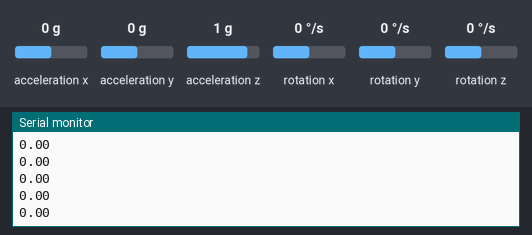
Recording of a sketch running on a simulated Arduino Uno, built with avr-gcc and run on an emulated ATmega328P. On the bench: the last lines printed to the serial monitor. The inputs (shaded band) are chosen by the test bench; at power-on: rotation z 0 °/s, acceleration x 0 g, acceleration y 0 g, acceleration z 1 g, rotation x 0 °/s, rotation y 0 °/s.

Above: at 1.2 s.
1.3 s: rotation z set to -192 °/s
At 2.3 s:
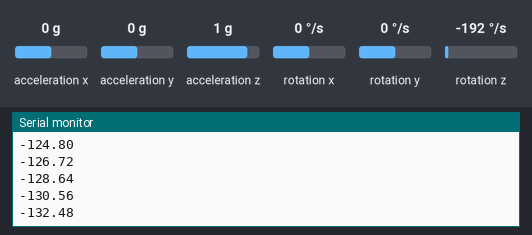
2.8 s: rotation z set to -100 °/s
At 3.3 s:
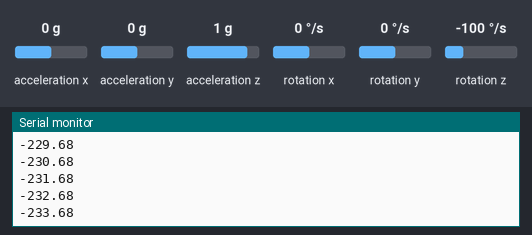
Timing chart, 0 to 5.8 s (numbered marks = the images above; inputs shaded):
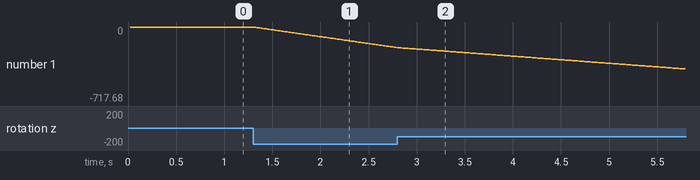

The sketch:

Accelerometer.ino
```cpp
//Deliverable 2 MPU6050 code test
//Simplified using some peer review for the most basic and reliable system

#include <MPU6050.h>

//Constants
const double minimumReading = -32768; //Lowest reading from sernsor
const double maximumReading = 32767; //Highest reading from sensor
const double gyroRangeDegreesPerSecond = 250; //The highest reading from sensor in degrees per second
const int deltaTimeMilliseconds = 10; //Milliseconds between iterations
const double deltaTimeSeconds = (double)deltaTimeMilliseconds / 1000.0;

//Variables
MPU6050 accelgyro;
int16_t ax, ay, az, gx, gy, gz;
double deltaAngleDegreesPerSecond, angleDegrees;

//Functions
void setup() {
  Serial.begin(9600); //Initialize serial
  accelgyro.initialize(); //Initialize MPU6050
  Serial.println(accelgyro.testConnection() ? "MPU Connection Success" : "MPU Connection FAIL");
}

void loop() {
  accelgyro.getMotion6(&ax, &ay, &az, &gx, &gy, &gz); //Read MPU6050 values
  deltaAngleDegreesPerSecond = map((double)gz, minimumReading, maximumReading, -gyroRangeDegreesPerSecond, gyroRangeDegreesPerSecond); //Scale value from output to degrees per second
  angleDegrees += deltaAngleDegreesPerSecond * deltaTimeSeconds; //Add delta to accumulate
  Serial.println(angleDegrees); //Log to serial
  delay(deltaTimeMilliseconds); //Wait for next iteration
}
```

Measured:
- after the input at 1.3 s, the serial monitor: prints a new line at once (image 1)
- plotted number 1: 0 → -199.68 after the input at 1.3 s
